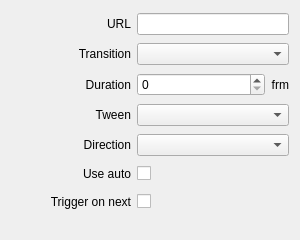
<?xml version="1.0" encoding="UTF-8"?>
<ui version="4.0">
 <class>InspectorHtmlWidget</class>
 <widget class="QWidget" name="InspectorHtmlWidget">
  <property name="geometry">
   <rect>
    <x>0</x>
    <y>0</y>
    <width>300</width>
    <height>240</height>
   </rect>
  </property>
  <property name="sizePolicy">
   <sizepolicy hsizetype="Expanding" vsizetype="Preferred">
    <horstretch>0</horstretch>
    <verstretch>0</verstretch>
   </sizepolicy>
  </property>
  <layout class="QGridLayout" name="gridLayout">
   <property name="bottomMargin">
    <number>20</number>
   </property>
   <item row="6" column="1" colspan="2">
    <layout class="QHBoxLayout" name="horizontalLayoutTriggerOnNext">
     <item>
      <widget class="QCheckBox" name="checkBoxTriggerOnNext">
       <property name="layoutDirection">
        <enum>Qt::RightToLeft</enum>
       </property>
       <property name="text">
        <string/>
       </property>
      </widget>
     </item>
     <item>
      <spacer name="horizontalSpacerTriggerOnNext2">
       <property name="orientation">
        <enum>Qt::Horizontal</enum>
       </property>
       <property name="sizeHint" stdset="0">
        <size>
         <width>40</width>
         <height>20</height>
        </size>
       </property>
      </spacer>
     </item>
    </layout>
   </item>
   <item row="0" column="1" colspan="2">
    <widget class="QLineEdit" name="lineEditUrl"/>
   </item>
   <item row="3" column="1" colspan="2">
    <widget class="QComboBox" name="comboBoxTween">
     <property name="sizePolicy">
      <sizepolicy hsizetype="Expanding" vsizetype="Fixed">
       <horstretch>0</horstretch>
       <verstretch>0</verstretch>
      </sizepolicy>
     </property>
    </widget>
   </item>
   <item row="1" column="1" colspan="2">
    <widget class="QComboBox" name="comboBoxTransition">
     <property name="sizePolicy">
      <sizepolicy hsizetype="Expanding" vsizetype="Fixed">
       <horstretch>0</horstretch>
       <verstretch>0</verstretch>
      </sizepolicy>
     </property>
    </widget>
   </item>
   <item row="4" column="0">
    <widget class="QLabel" name="labelDirection">
     <property name="minimumSize">
      <size>
       <width>120</width>
       <height>0</height>
      </size>
     </property>
     <property name="text">
      <string>Direction</string>
     </property>
     <property name="alignment">
      <set>Qt::AlignRight|Qt::AlignTrailing|Qt::AlignVCenter</set>
     </property>
    </widget>
   </item>
   <item row="6" column="0">
    <widget class="QLabel" name="labelTriggerOnNext">
     <property name="minimumSize">
      <size>
       <width>120</width>
       <height>0</height>
      </size>
     </property>
     <property name="text">
      <string>Trigger on next</string>
     </property>
     <property name="alignment">
      <set>Qt::AlignRight|Qt::AlignTrailing|Qt::AlignVCenter</set>
     </property>
    </widget>
   </item>
   <item row="1" column="0">
    <widget class="QLabel" name="labelTransition">
     <property name="minimumSize">
      <size>
       <width>120</width>
       <height>0</height>
      </size>
     </property>
     <property name="text">
      <string>Transition</string>
     </property>
     <property name="alignment">
      <set>Qt::AlignRight|Qt::AlignTrailing|Qt::AlignVCenter</set>
     </property>
    </widget>
   </item>
   <item row="5" column="0">
    <widget class="QLabel" name="labelUseAuto">
     <property name="minimumSize">
      <size>
       <width>120</width>
       <height>0</height>
      </size>
     </property>
     <property name="text">
      <string>Use auto</string>
     </property>
     <property name="alignment">
      <set>Qt::AlignRight|Qt::AlignTrailing|Qt::AlignVCenter</set>
     </property>
    </widget>
   </item>
   <item row="2" column="0">
    <widget class="QLabel" name="labelTransitionDuration">
     <property name="minimumSize">
      <size>
       <width>120</width>
       <height>0</height>
      </size>
     </property>
     <property name="text">
      <string>Duration</string>
     </property>
     <property name="alignment">
      <set>Qt::AlignRight|Qt::AlignTrailing|Qt::AlignVCenter</set>
     </property>
    </widget>
   </item>
   <item row="2" column="1">
    <widget class="QSpinBox" name="spinBoxTransitionDuration">
     <property name="sizePolicy">
      <sizepolicy hsizetype="Expanding" vsizetype="Fixed">
       <horstretch>0</horstretch>
       <verstretch>0</verstretch>
      </sizepolicy>
     </property>
     <property name="maximum">
      <number>999</number>
     </property>
    </widget>
   </item>
   <item row="4" column="1" colspan="2">
    <widget class="QComboBox" name="comboBoxDirection">
     <property name="sizePolicy">
      <sizepolicy hsizetype="Expanding" vsizetype="Fixed">
       <horstretch>0</horstretch>
       <verstretch>0</verstretch>
      </sizepolicy>
     </property>
    </widget>
   </item>
   <item row="5" column="1" colspan="2">
    <layout class="QHBoxLayout" name="horizontalLayoutUseAuto">
     <item>
      <widget class="QCheckBox" name="checkBoxUseAuto">
       <property name="layoutDirection">
        <enum>Qt::RightToLeft</enum>
       </property>
       <property name="text">
        <string/>
       </property>
      </widget>
     </item>
     <item>
      <spacer name="horizontalSpacerUseAuto2">
       <property name="orientation">
        <enum>Qt::Horizontal</enum>
       </property>
       <property name="sizeHint" stdset="0">
        <size>
         <width>40</width>
         <height>20</height>
        </size>
       </property>
      </spacer>
     </item>
    </layout>
   </item>
   <item row="0" column="0">
    <widget class="QLabel" name="labelUrl">
     <property name="minimumSize">
      <size>
       <width>120</width>
       <height>0</height>
      </size>
     </property>
     <property name="text">
      <string>URL</string>
     </property>
     <property name="alignment">
      <set>Qt::AlignRight|Qt::AlignTrailing|Qt::AlignVCenter</set>
     </property>
    </widget>
   </item>
   <item row="3" column="0">
    <widget class="QLabel" name="labelTween">
     <property name="minimumSize">
      <size>
       <width>120</width>
       <height>0</height>
      </size>
     </property>
     <property name="text">
      <string>Tween</string>
     </property>
     <property name="alignment">
      <set>Qt::AlignRight|Qt::AlignTrailing|Qt::AlignVCenter</set>
     </property>
    </widget>
   </item>
   <item row="2" column="2">
    <widget class="QLabel" name="labelFrm1">
     <property name="text">
      <string>frm</string>
     </property>
     <property name="alignment">
      <set>Qt::AlignRight|Qt::AlignTrailing|Qt::AlignVCenter</set>
     </property>
    </widget>
   </item>
  </layout>
 </widget>
 <tabstops>
  <tabstop>lineEditUrl</tabstop>
  <tabstop>comboBoxTransition</tabstop>
  <tabstop>spinBoxTransitionDuration</tabstop>
  <tabstop>comboBoxTween</tabstop>
  <tabstop>comboBoxDirection</tabstop>
  <tabstop>checkBoxUseAuto</tabstop>
  <tabstop>checkBoxTriggerOnNext</tabstop>
 </tabstops>
 <resources/>
 <connections>
  <connection>
   <sender>comboBoxTransition</sender>
   <signal>currentIndexChanged(QString)</signal>
   <receiver>InspectorHtmlWidget</receiver>
   <slot>transitionChanged(QString)</slot>
   <hints>
    <hint type="sourcelabel">
     <x>254</x>
     <y>57</y>
    </hint>
    <hint type="destinationlabel">
     <x>223</x>
     <y>15</y>
    </hint>
   </hints>
  </connection>
  <connection>
   <sender>comboBoxDirection</sender>
   <signal>currentIndexChanged(QString)</signal>
   <receiver>InspectorHtmlWidget</receiver>
   <slot>directionChanged(QString)</slot>
   <hints>
    <hint type="sourcelabel">
     <x>228</x>
     <y>141</y>
    </hint>
    <hint type="destinationlabel">
     <x>0</x>
     <y>105</y>
    </hint>
   </hints>
  </connection>
  <connection>
   <sender>comboBoxTween</sender>
   <signal>currentIndexChanged(QString)</signal>
   <receiver>InspectorHtmlWidget</receiver>
   <slot>tweenChanged(QString)</slot>
   <hints>
    <hint type="sourcelabel">
     <x>254</x>
     <y>113</y>
    </hint>
    <hint type="destinationlabel">
     <x>1</x>
     <y>141</y>
    </hint>
   </hints>
  </connection>
  <connection>
   <sender>checkBoxUseAuto</sender>
   <signal>stateChanged(int)</signal>
   <receiver>InspectorHtmlWidget</receiver>
   <slot>useAutoChanged(int)</slot>
   <hints>
    <hint type="sourcelabel">
     <x>113</x>
     <y>165</y>
    </hint>
    <hint type="destinationlabel">
     <x>146</x>
     <y>223</y>
    </hint>
   </hints>
  </connection>
  <connection>
   <sender>checkBoxTriggerOnNext</sender>
   <signal>stateChanged(int)</signal>
   <receiver>InspectorHtmlWidget</receiver>
   <slot>triggerOnNextChanged(int)</slot>
   <hints>
    <hint type="sourcelabel">
     <x>109</x>
     <y>193</y>
    </hint>
    <hint type="destinationlabel">
     <x>225</x>
     <y>223</y>
    </hint>
   </hints>
  </connection>
  <connection>
   <sender>spinBoxTransitionDuration</sender>
   <signal>valueChanged(int)</signal>
   <receiver>InspectorHtmlWidget</receiver>
   <slot>transitionDurationChanged(int)</slot>
   <hints>
    <hint type="sourcelabel">
     <x>232</x>
     <y>85</y>
    </hint>
    <hint type="destinationlabel">
     <x>264</x>
     <y>51</y>
    </hint>
   </hints>
  </connection>
  <connection>
   <sender>lineEditUrl</sender>
   <signal>textChanged(QString)</signal>
   <receiver>InspectorHtmlWidget</receiver>
   <slot>urlChanged(QString)</slot>
   <hints>
    <hint type="sourcelabel">
     <x>165</x>
     <y>25</y>
    </hint>
    <hint type="destinationlabel">
     <x>268</x>
     <y>16</y>
    </hint>
   </hints>
  </connection>
 </connections>
 <slots>
  <slot>transitionDurationChanged(int)</slot>
  <slot>urlChanged(QString)</slot>
  <slot>transitionChanged(QString)</slot>
  <slot>directionChanged(QString)</slot>
  <slot>seekChanged(int)</slot>
  <slot>lengthChanged(int)</slot>
  <slot>tweenChanged(QString)</slot>
  <slot>freezeOnLoadChanged(int)</slot>
  <slot>useAutoChanged(int)</slot>
  <slot>resetTriggerOnNext(QString)</slot>
  <slot>triggerOnNextChanged(int)</slot>
 </slots>
</ui>
